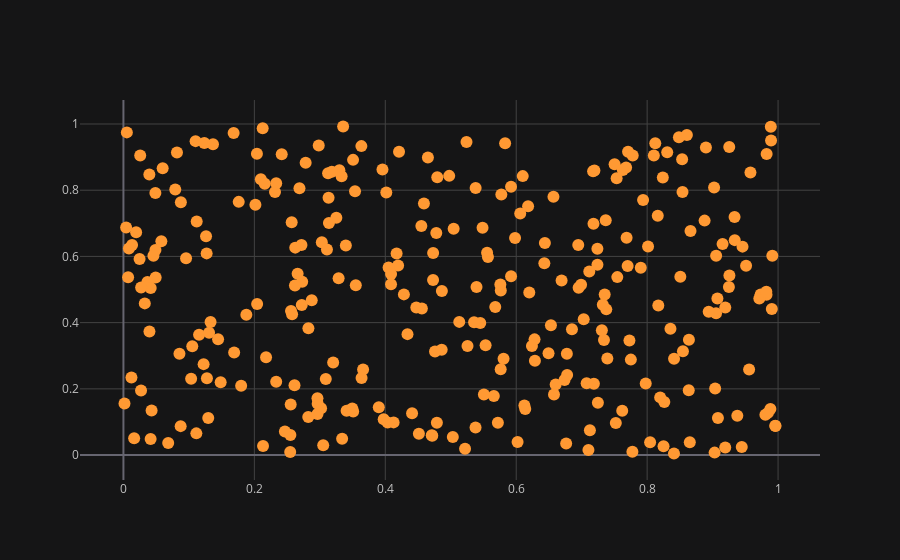

Notebook source saved alongside this figure:
### Code cell
df2.iplot(x="a", y="b", mode="markers")

### Figure 1 — Plotly figure (JSON) as saved in the notebook; plotly's stock layout.template omitted (floating-point values rounded to 4 significant figures; data arrays with more than 128 entries replaced by an {"elided": "..."} marker saying what was removed)
{"data": [{"line": {"color": "rgba(255, 153, 51, 1.0)", "dash": "solid", "shape": "linear", "width": 1.3}, "marker": {"size": 12, "symbol": "circle"}, "mode": "markers", "name": "b", "text": "", "type": "scatter", "x": {"elided": "300 float values"}, "y": {"elided": "300 float values"}}], "layout": {"legend": {"bgcolor": "#151516", "font": {"color": "#D9D9D9"}}, "paper_bgcolor": "#151516", "plot_bgcolor": "#151516", "title": {"font": {"color": "#D9D9D9"}}, "xaxis": {"gridcolor": "#434343", "showgrid": true, "tickfont": {"color": "#C2C2C2"}, "title": {"font": {"color": "#D9D9D9"}, "text": ""}, "zerolinecolor": "#666570"}, "yaxis": {"gridcolor": "#434343", "showgrid": true, "tickfont": {"color": "#C2C2C2"}, "title": {"font": {"color": "#D9D9D9"}, "text": ""}, "zerolinecolor": "#666570"}}}
